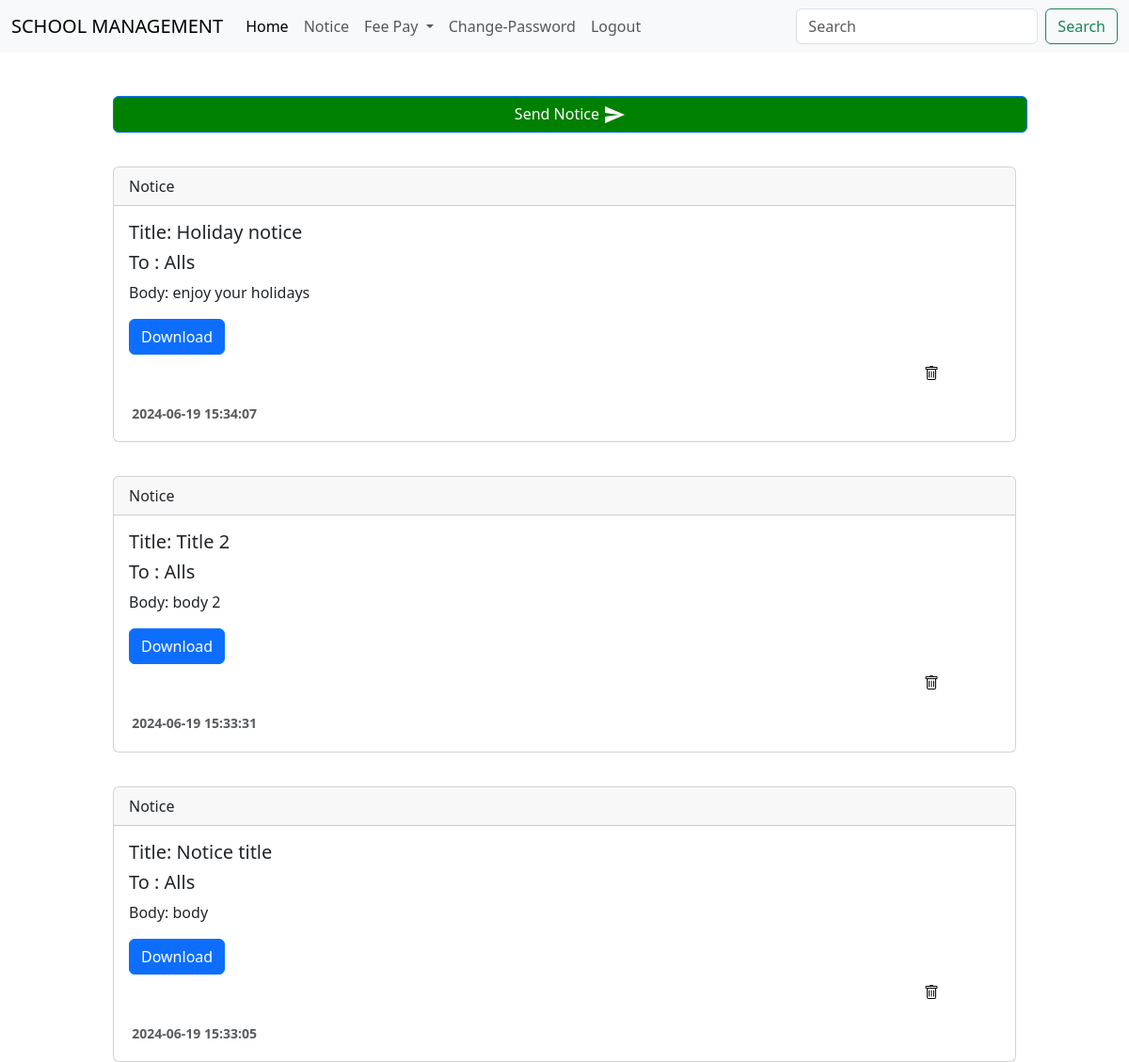
Screenshot of /owner_panel/notices.php (signed in) with the database file from the repository.
### tables this page shows
CREATE TABLE `notice` (
  `s_no` int(20) NOT NULL,
  `sender_id` varchar(40) NOT NULL,
  `editor_id` varchar(40) NOT NULL,
  `title` varchar(100) NOT NULL,
  `body` varchar(1000) NOT NULL,
  `file` varchar(100) NOT NULL,
  `importance` varchar(5) NOT NULL DEFAULT '1',
  `timestamp` datetime NOT NULL DEFAULT current_timestamp(),
  `role` varchar(11) NOT NULL,
  `class` varchar(11) NOT NULL
);

### owner_panel/notices.php (the view, shortened to what this page needs)
<?php
include('./fetch-data/verfyRoleRedirect.php');
?>
  <!DOCTYPE html>
<html>
<head>
    <link href="https://cdn.jsdelivr.net/npm/bootstrap@5.3.2/dist/css/bootstrap.min.css" rel="stylesheet">
    <link rel="stylesheet" type="text/css" href="style.css">
    <link rel="stylesheet" href="../css/oranbyte-google-translator.css">
</head>
<body>
    <div class="header">
        <nav class="navbar navbar-expand-lg navbar-light bg-light">
  <div class="container-fluid">
    <a class="navbar-brand" href="index.php">SCHOOL MANAGEMENT</a>
    <div class="collapse navbar-collapse" id="navbarSupportedContent">
      <ul class="navbar-nav me-auto mb-2 mb-lg-0">
        <li class="nav-item">
          <a class="nav-link active" aria-current="page" href="index.php">Home</a>
        </li>
        <li class="nav-item">
          <a class="nav-link" href="#">Notice</a>
        </li>
        <li class="nav-item dropdown">
          <a class="nav-link dropdown-toggle" href="#" id="navbarDropdown" role="button" data-bs-toggle="dropdown" aria-expanded="false">
            Fee Pay
          </a>
        </li>
        <li class="nav-item">
          <a class="nav-link" href="change-password.php">Change-Password</a>
        </li>
        <li class="nav-item">
          <a class="nav-link" href="logout.php">Logout</a>
        </li>
      </ul>
      <form class="d-flex align-items-center">
        <input class="form-control me-2" type="search" placeholder="Search" aria-label="Search">
        <button class="btn btn-outline-success" type="submit">Search</button>
      </form>
    </div>
  </div>
</nav>
    </div>
      <div class="notice-send">
        <button type="button" class="btn btn-primary" data-toggle="modal" data-target="#exampleModal" id="sends">
  Send Notice <svg xmlns="http://www.w3.org/2000/svg" viewBox="0 0 24 24" width="24" height="24" fill="currentColor" style="color: white;">
  <path d="M2.01 21L23 12 2.01 3 2 10l15 2-15 2z"></path>
</svg>
</button>
      </div>
<?php
$sql_query = "SELECT * FROM notice ORDER BY s_no DESC";
$result = mysqli_query($conn, $sql_query);
if ($result->num_rows > 0) {
    while ($row = $result->fetch_assoc()) {
        $title = htmlspecialchars($row['title']);
        $body = htmlspecialchars($row['body']);
        $role = htmlspecialchars($row['role']);
        $class = htmlspecialchars($row['class']);
        if($role==''){
            $role='All';
        }
        echo "<div class='card'>
                <div class='card-header'>
                  Notice
                </div>
                <div class='card-body'>
                  <h5 class='card-title'>Title: $title </h5>
                  <h5 class='to'>To : $role";
        if($role=='student'){
            echo "s of  class $class";
        }
        else{
            echo "s";
        }
        echo "</h5>
                  <p class='card-text'>Body: $body</p>";
        if ($row['file'] != "") {
            $file_path = '../noticeUploads/' . $row['file'];
            if (file_exists($file_path)) {
                echo "<a href='$file_path' download class='btn btn-primary'>Download</a>";
            } else {
                echo "<span class='text-danger'>File not found</span>";
            }
        }
        echo "<button type='button' class='btn btn-danger delete' data-id='".$row['s_no']."' id='delete'><img src='img/trash.svg' id='icon'></button>
                </div>
                <small class='text-muted' id='time'><b>".$row['timestamp']."</b></small>
              </div>";
    }
} else {
    echo "
    <div class='nothing'><img src='img/thumb.gif'></div>
    <center id='else'>No notices found</center>";
}
?>
  </body>
  </html>

### css/oranbyte-google-translator.css (style rules this page uses)
:root, [data-bs-theme=light] { --bs-blue: #0d6efd; --bs-indigo: #6610f2; --bs-purple: #6f42c1; --bs-pink: #d63384; --bs-red: #dc3545; --bs-orange: #fd7e14; --bs-yellow: #ffc107; --bs-green: #198754; --bs-teal: #20c997; --bs-cyan: #0dcaf0; --bs-black: #000; --bs-white: #fff; --bs-gray: #6c757d; --bs-gray-dark: #343a40; --bs-gray-100: #f8f9fa; --bs-gray-200: #e9ecef; --bs-gray-300: #dee2e6; --bs-gray-400: #ced4da; --bs-gray-500: #adb5bd; --bs-gray-600: #6c757d; --bs-gray-700: #495057; --bs-gray-800: #343a40; --bs-gray-900: #212529; --bs-primary: #0d6efd; --bs-secondary: #6c757d; --bs-success: #198754; --bs-info: #0dcaf0; --bs-warning: #ffc107; --bs-danger: #dc3545; --bs-light: #f8f9fa; --bs-dark: #212529; --bs-primary-rgb: 13, 110, 253; --bs-secondary-rgb: 108, 117, 125; --bs-success-rgb: 25, 135, 84; --bs-info-rgb: 13, 202, 240; --bs-warning-rgb: 255, 193, 7; --bs-danger-rgb: 220, 53, 69; --bs-light-rgb: 248, 249, 250; --bs-dark-rgb: 33, 37, 41; --bs-primary-text-emphasis: #052c65; --bs-secondary-text-emphasis: #2b2f32; --bs-success-text-emphasis: #0a3622; --bs-info-text-emphasis: #055160; --bs-warning-text-emphasis: #664d03; --bs-danger-text-emphasis: #58151c; --bs-light-text-emphasis: #495057; --bs-dark-text-emphasis: #495057; --bs-primary-bg-subtle: #cfe2ff; --bs-secondary-bg-subtle: #e2e3e5; --bs-success-bg-subtle: #d1e7dd; --bs-info-bg-subtle: #cff4fc; --bs-warning-bg-subtle: #fff3cd; --bs-danger-bg-subtle: #f8d7da; --bs-light-bg-subtle: #fcfcfd; --bs-dark-bg-subtle: #ced4da; --bs-primary-border-subtle: #9ec5fe; --bs-secondary-border-subtle: #c4c8cb; --bs-success-border-subtle: #a3cfbb; --bs-info-border-subtle: #9eeaf9; --bs-warning-border-subtle: #ffe69c; --bs-danger-border-subtle: #f1aeb5; --bs-light-border-subtle: #e9ecef; --bs-dark-border-subtle: #adb5bd; --bs-white-rgb: 255, 255, 255; --bs-black-rgb: 0, 0, 0; --bs-font-sans-serif: system-ui, -apple-system, "Segoe UI", Roboto, "Helvetica Neue", "Noto Sans", "Liberation Sans", Arial, sans-serif, "Apple Color Emoji", "Segoe UI Emoji", "Segoe UI Symbol", "Noto Color Emoji"; --bs-font-monospace: SFMono-Regular, Menlo, Monaco, Consolas, "Liberation Mono", "Courier New", monospace; --bs-gradient: linear-gradient(180deg, rgba(255, 255, 255, 0.15), rgba(255, 255, 255, 0)); --bs-body-font-family: var(--bs-font-sans-serif); --bs-body-font-size: 1rem; --bs-body-font-weight: 400; --bs-body-line-height: 1.5; --bs-body-color: #212529; --bs-body-color-rgb: 33, 37, 41; --bs-body-bg: #fff; --bs-body-bg-rgb: 255, 255, 255; --bs-emphasis-color: #000; --bs-emphasis-color-rgb: 0, 0, 0; --bs-secondary-color: rgba(33, 37, 41, 0.75); --bs-secondary-color-rgb: 33, 37, 41; --bs-secondary-bg: #e9ecef; --bs-secondary-bg-rgb: 233, 236, 239; --bs-tertiary-color: rgba(33, 37, 41, 0.5); --bs-tertiary-color-rgb: 33, 37, 41; --bs-tertiary-bg: #f8f9fa; --bs-tertiary-bg-rgb: 248, 249, 250; --bs-heading-color: inherit; --bs-link-color: #0d6efd; --bs-link-color-rgb: 13, 110, 253; --bs-link-decoration: underline; --bs-link-hover-color: #0a58ca; --bs-link-hover-color-rgb: 10, 88, 202; --bs-code-color: #d63384; --bs-highlight-color: #212529; --bs-highlight-bg: #fff3cd; --bs-border-width: 1px; --bs-border-style: solid; --bs-border-color: #dee2e6; --bs-border-color-translucent: rgba(0, 0, 0, 0.175); --bs-border-radius: 0.375rem; --bs-border-radius-sm: 0.25rem; --bs-border-radius-lg: 0.5rem; --bs-border-radius-xl: 1rem; --bs-border-radius-xxl: 2rem; --bs-border-radius-2xl: var(--bs-border-radius-xxl); --bs-border-radius-pill: 50rem; --bs-box-shadow: 0 0.5rem 1rem rgba(0, 0, 0, 0.15); --bs-box-shadow-sm: 0 0.125rem 0.25rem rgba(0, 0, 0, 0.075); --bs-box-shadow-lg: 0 1rem 3rem rgba(0, 0, 0, 0.175); --bs-box-shadow-inset: inset 0 1px 2px rgba(0, 0, 0, 0.075); --bs-focus-ring-width: 0.25rem; --bs-focus-ring-opacity: 0.25; --bs-focus-ring-color: rgba(13, 110, 253, 0.25); --bs-form-valid-color: #198754; --bs-form-valid-border-color: #198754; --bs-form-invalid-color: #dc3545; --bs-form-invalid-border-color: #dc3545 }

### owner_panel/notices.php (style rules this page uses)
.text-muted { margin-left: 2%; margin-bottom: 2%; }
.card { margin-left: 10%; margin-right: 10%; margin-top: 3%; }
.notice-send { margin-left: 10%; margin-top: 2%; }
#delete { background-color: white; margin-left: 90%; border: none; }
#sends { width: 90%; margin-top: 2%; background-color: green; border-color: none; }

### rows the page displays
notice: title "Holiday notice", role "All", shows "s", body "enjoy your holidays", timestamp "2024-06-19 15:34:07"
notice: title "Title 2", role "All", shows "s", body "body 2", timestamp "2024-06-19 15:33:31"
notice: title "Notice title", role "All", shows "s", body "body", timestamp "2024-06-19 15:33:05"
